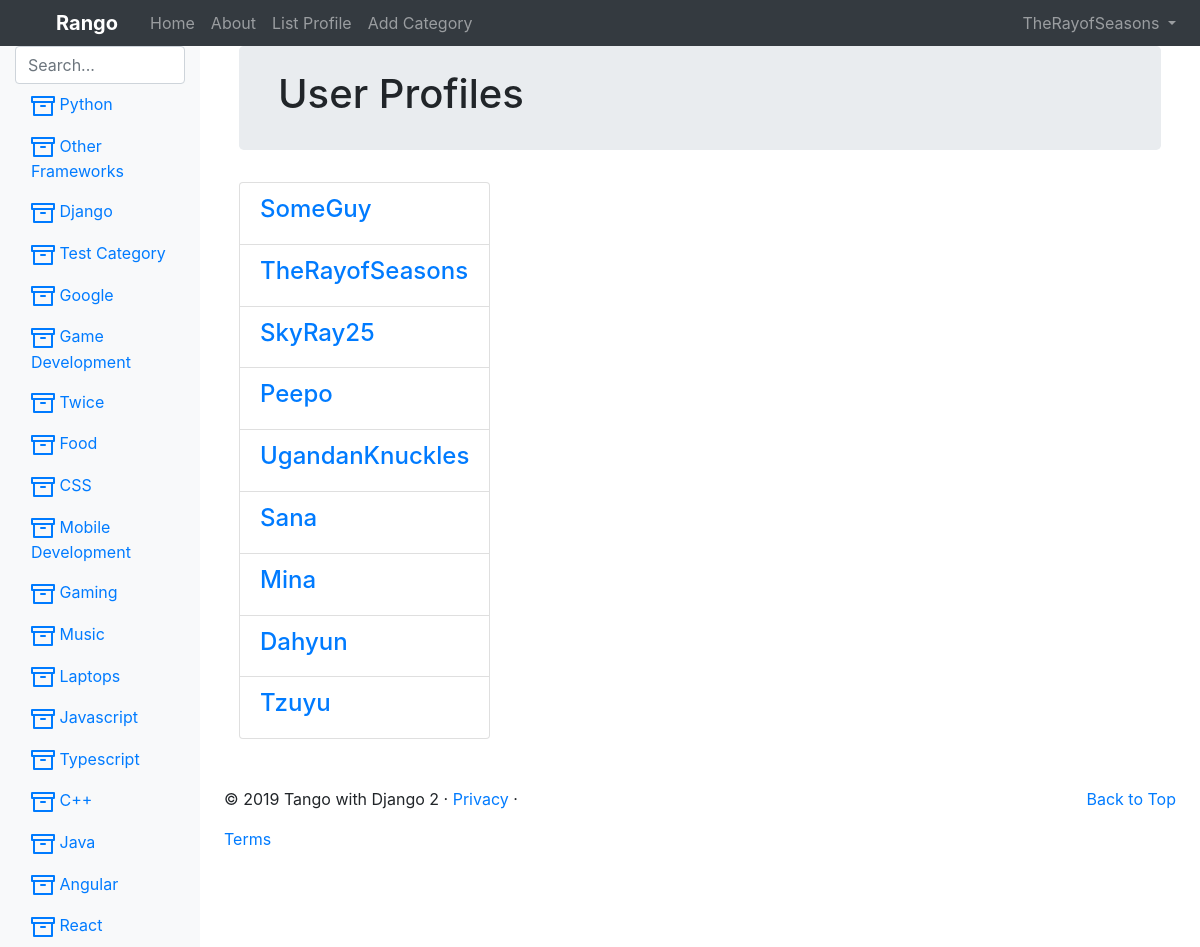
Before: /rango/profiles/ (signed in) with the older database file.
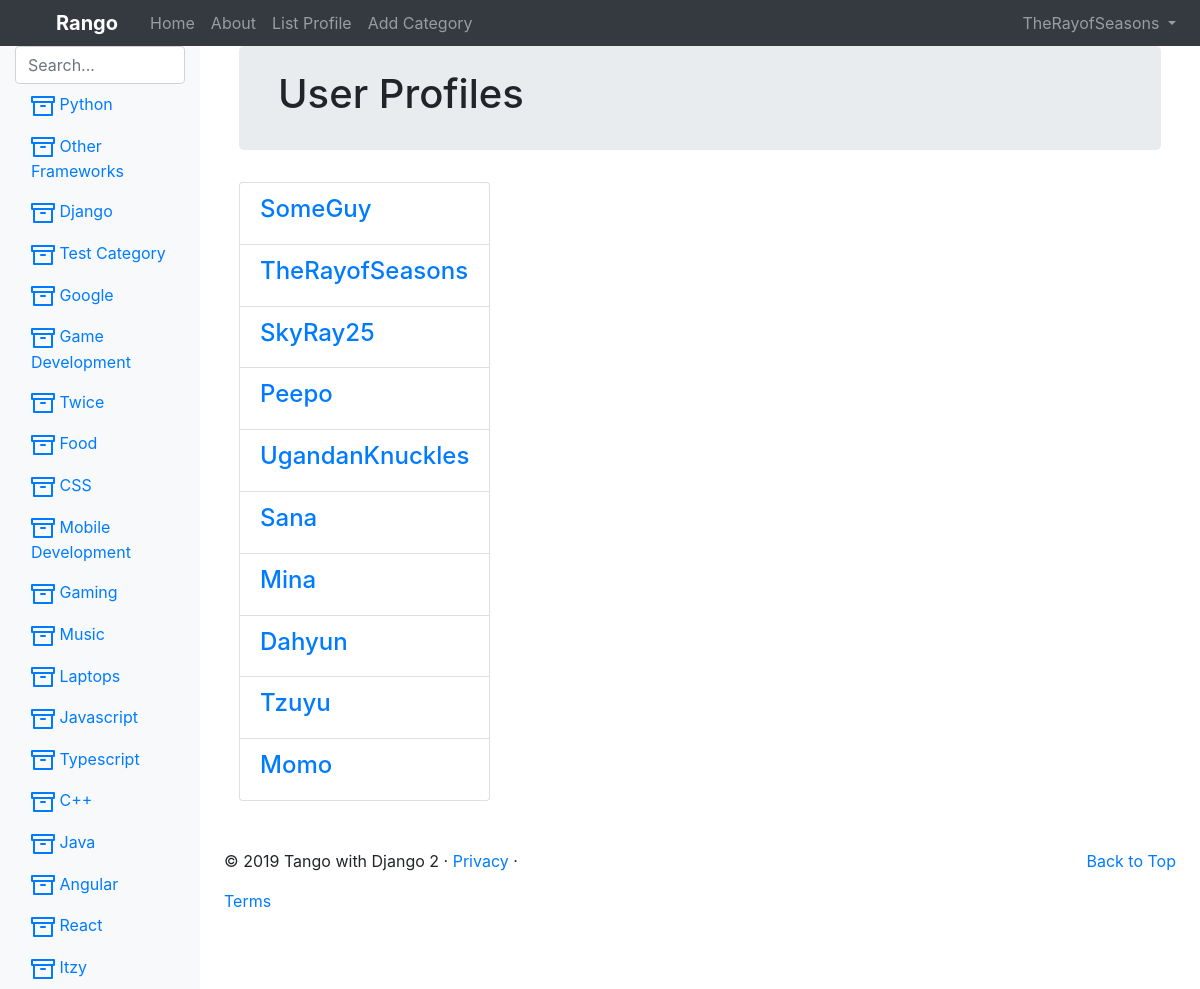
After: the same page with the newer database file.
### rango_app/models.py (models this page shows, shortened)
class Category(models.Model):
    name = models.CharField(max_length = 128, unique=True)
    views = models.IntegerField(default=0)
    likes = models.IntegerField(default=0)
    slug = models.SlugField(unique=True)

class UserProfile(models.Model):
    user = models.OneToOneField(User, on_delete=models.CASCADE)
    website = models.URLField(blank=True)
    picture = models.ImageField(upload_to='profile_images', blank=True)

### rango_app/views.py (the view)
# urls.py: url('profiles/', ListProfiles.as_view(), name="list_profiles"),
class ListProfiles(View):
    @method_decorator(login_required)
    def get(self, request):
        userprofile_list = UserProfile.objects.all()
        return render(request, 'rango/list_profiles.html',
            {'userprofile_list': userprofile_list})

### rango_app/templatetags/rango_template_tags.py (called while the page is built)
@register.inclusion_tag('rango/category_list.html')
def get_category_list(category=None):
    return {
        "categories": Category.objects.all(),
        "act_cat": category
    }

### templates/rango/list_profiles.html (shortened to what this page needs)
{% extends 'rango/base.html' %}
{% load staticfiles %}
{% block content %}
    <div class="jumbotron p-4">
        <div class="container">
            <h1 class="jumbotron-heading">User Profiles</h1>
        </div>
    </div>
    <div class="container">
        <div class="row">
            {% if userprofile_list %}
                <div class="panel-heading">
                    <div class="panel-body">
                        <div class="panel-list-group">
                            {% for listuser in userprofile_list %}
                                <div class="list-group-item">
                                    <h4 class="list-group-item-heading">
                                        <a href="{% url 'rango:profile' listuser.user.username %}">
                                            {{ listuser.user.username }}
                                        </a>
                                    </h4>
                                </div>
                            {% endfor %}
                        </div>
                    </div>
                </div>
            {% else %}
                <p>There are no users for the site yet.</p>
            {% endif %}
        </div>
    </div>
{% endblock %}

### templates/rango/category_list.html (shortened to what this page needs)
{% load staticfiles %}
{% load rango_template_tags %}
<ul class="nav flex-column">
    {% if categories %}
        {% for category in categories %}
            {% if category == act_cat %}
                <li class="nav-item">
                    <a class="nav-link active" href="{% url 'rango:show_category' category.slug %}">
                        <svg xmlns="http://www.w3.org/2000/svg"
                            width="24" height="24" viewBox="0 0 24 24"
                            fill="none" stroke="currentColor" stroke-width="2"
                            stroke-linecap="round" stroke-linejoin="round"
                            class="feather feather-archive">
                            <polyline points="21 8 21 21 3 21 3 8"></polyline>
                            <rect x="1" y="3" width="22" height="5"></rect>
                            <line x1="10" y1="12" x2="14" y2="12"></line>
                        </svg>
                        {{ category.name }}
                    </a>
                </li>
            {% else %}
                <li class="nav-item">
                    <a class="nav-link" href="{% url 'rango:show_category' category.slug %}">
                        {{ category.name }}
                    </a>
                </li>
            {% endif %}
        {% endfor %}
    {% else %}
        <li class="nav-item">There are no categories present.</li>
    {% endif %}
</ul>

Changed rows visible on the page:
added Category: name "Itzy"
added UserProfile: user.username "Momo"
